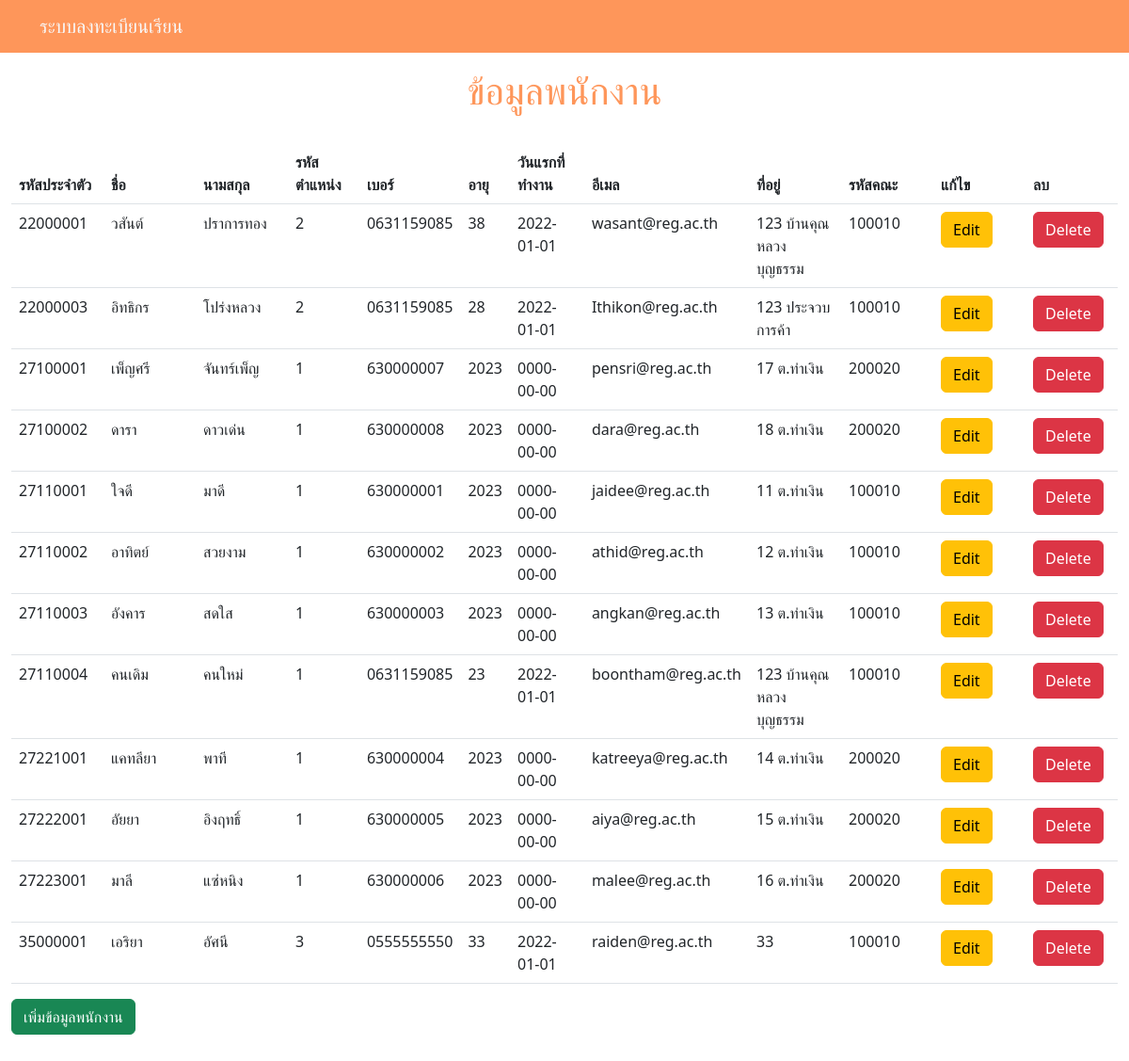
The page /registra/emp_show.php on the database its author committed.
### tables this page shows
CREATE TABLE `employee` (
  `user_id` varchar(8) NOT NULL,
  `emp_fname` varchar(30) NOT NULL,
  `emp_lname` varchar(30) NOT NULL,
  `ra_id` varchar(2) NOT NULL,
  `emp_phone` varchar(10) NOT NULL,
  `emp_enroll` date NOT NULL,
  `emp_email` text NOT NULL,
  `emp_address` text NOT NULL,
  `emp_birth` date DEFAULT NULL,
  `fac_id` varchar(8) NOT NULL,
  `emp_gender` varchar(8) NOT NULL
);

### registra/emp_show.php (the view, shortened to what this page needs)
<?php
include 'conn.php';
?>
<!DOCTYPE html>
<html lang="en">
<head>
    <link href="https://cdn.jsdelivr.net/npm/bootstrap@5.3.0-alpha1/dist/css/bootstrap.min.css" rel="stylesheet">
</head>
<body>
<nav class="navbar navbar-expand-lg fixed-top" style="background-color: #fe965a;">
        <div class="container">
            <a class="navbar-brand text-light" href="index.php">ระบบลงทะเบียนเรียน</a>
            <div class="collapse navbar-collapse" id="navbarResponsive">
                <ul class="navbar-nav ms-auto">
                    <li class="nav-item <?=$active_admin?>">
                        <a class="nav-link text-light" href="login-page.php"></a>
                    </li>
                    <li class="nav-item <?=$active_admin?>">
                        <a class="nav-link text-light" href="login-page.php"></a>
                    </li>
                    <li class="nav-item <?=$active_admin?>">
                        <a class="nav-link text-light" href="login-page.php"></a>
                    </li>
                    <li class="nav-item <?=$active_admin?>">
                        <a class="nav-link text-light" href="login-page.php"> </a>
                    </li>
                </ul>
            </div>
        </div>
    </nav>
<div class="container-fluid py-5">
        <br>
        <div class="col-md-auto">
            <h1 class="text-center" style="color: #fe965a;">ข้อมูลพนักงาน</h1><br>
        </div>
        <table class="table">
            <thead>
                <tr>
                    <th class="col-1">รหัสประจำตัว</th>
                    <th class="col-1">ชื่อ</th>
                    <th class="col-1">นามสกุล</th>
                    <th>รหัสตำแหน่ง</th>
                    <th>เบอร์</th>
                    <th>อายุ</th>
                    <th>วันแรกที่ทำงาน</th>
                    <th class="col-1">อีเมล</th>
                    <th class="col-1">ที่อยู่</th>
                    <th class="col-1">รหัสคณะ</th>
                    <th class="col-1">แก้ไข</th>
                    <th class="col-1">ลบ</th>
                </tr>
            </thead>
            <tbody>
                <?php $sql = "SELECT * FROM employee";
                $result = mysqli_query($conn,$sql);
                while ($row = mysqli_fetch_assoc($result)):
                $birthdate = $row['emp_birth'];
                $dob = new DateTime($birthdate);
                $now = new DateTime();
                $diff = $now->diff($dob);
                $age = $diff->y;
                ?>
                <tr>
                    <td>
                        <?php echo $row['user_id']; ?>
                    </td>
                    <td>
                        <?php echo $row['emp_fname']; ?>
                    </td>
                    <td>
                        <?php echo $row['emp_lname']; ?>
                    </td>
                    <td>
                        <?php echo $row['ra_id']; ?>
                    </td>
                    <td>
                        <?php echo $row['emp_phone']; ?>
                    </td>
                    <td>
                        <?php echo $age; ?>
                    </td>
                    <td>
                        <?php echo $row['emp_enroll']; ?>
                    </td>
                    <td>
                        <?php echo $row['emp_email']; ?>
                    </td>
                    <td>
                        <?php echo $row['emp_address']; ?>
                    </td>
                    <td>
                        <?php echo $row['fac_id']; ?>
                    </td>
                    <td ><a href="JavaScript:if(confirm('Confirm Edit?')==true){window.location='form/emp_editForm.php?userID=<?php echo $row['user_id'];?>';} "class="btn btn-warning">Edit</a></td>
                    <td ><a href="JavaScript:if(confirm('Confirm Delete?')==true){window.location='funtion/emp_delete.php?userID=<?php echo $row['user_id'];?>';}"class="btn btn-danger">Delete</a></td>
                </tr>
                <?php endwhile; ?>
            </tbody>
        </table>
        <a href="form/emp_addForm.php" class="btn btn-success" >เพิ่มข้อมูลพนักงาน</a>
    </div>
</body>
</html>

### rows shown on the page
employee: user_id "22000001", emp_fname "วสันต์", emp_lname "ปราการทอง", ra "2", emp_phone "0631159085", emp_enroll "2022-01-01", emp_email "wasant@reg.ac.th", emp_address "123 บ้านคุณหลวงบุญธรรม", fac "100010"
employee: user_id "22000003", emp_fname "อิทธิกร", emp_lname "โปร่งหลวง", ra "2", emp_phone "0631159085", emp_enroll "2022-01-01", emp_email "Ithikon@reg.ac.th", emp_address "123 ประจวบการค้า", fac "100010"
employee: user_id "27100001", emp_fname "เพ็ญศรี", emp_lname "จันทร์เพ็ญ", ra "1", emp_phone "630000007", emp_enroll "0000-00-00", emp_email "pensri@reg.ac.th", emp_address "17 ต.ท่าเงิน", fac "200020"
employee: user_id "27100002", emp_fname "ดารา", emp_lname "ดาวเด่น", ra "1", emp_phone "630000008", emp_enroll "0000-00-00", emp_email "dara@reg.ac.th", emp_address "18 ต.ท่าเงิน", fac "200020"
employee: user_id "27110001", emp_fname "ใจดี", emp_lname "มาดี", ra "1", emp_phone "630000001", emp_enroll "0000-00-00", emp_email "jaidee@reg.ac.th", emp_address "11 ต.ท่าเงิน", fac "100010"
employee: user_id "27110002", emp_fname "อาทิตย์", emp_lname "สวยงาม", ra "1", emp_phone "630000002", emp_enroll "0000-00-00", emp_email "athid@reg.ac.th", emp_address "12 ต.ท่าเงิน", fac "100010"
employee: user_id "27110003", emp_fname "อังคาร", emp_lname "สดใส", ra "1", emp_phone "630000003", emp_enroll "0000-00-00", emp_email "angkan@reg.ac.th", emp_address "13 ต.ท่าเงิน", fac "100010"
employee: user_id "27110004", emp_fname "คนเดิม", emp_lname "คนใหม่", ra "1", emp_phone "0631159085", emp_enroll "2022-01-01", emp_email "boontham@reg.ac.th", emp_address "123 บ้านคุณหลวงบุญธรรม", fac "100010"
employee: user_id "27221001", emp_fname "แคทลียา", emp_lname "พาที", ra "1", emp_phone "630000004", emp_enroll "0000-00-00", emp_email "katreeya@reg.ac.th", emp_address "14 ต.ท่าเงิน", fac "200020"
employee: user_id "27222001", emp_fname "อัยยา", emp_lname "อิงฤทธิ์", ra "1", emp_phone "630000005", emp_enroll "0000-00-00", emp_email "aiya@reg.ac.th", emp_address "15 ต.ท่าเงิน", fac "200020"
employee: user_id "27223001", emp_fname "มาลี", emp_lname "แซ่หนิง", ra "1", emp_phone "630000006", emp_enroll "0000-00-00", emp_email "malee@reg.ac.th", emp_address "16 ต.ท่าเงิน", fac "200020"
employee: user_id "35000001", emp_fname "เอริยา", emp_lname "อัศนี", ra "3", emp_phone "0555555550", emp_enroll "2022-01-01", emp_email "raiden@reg.ac.th", emp_address "33", fac "100010"
